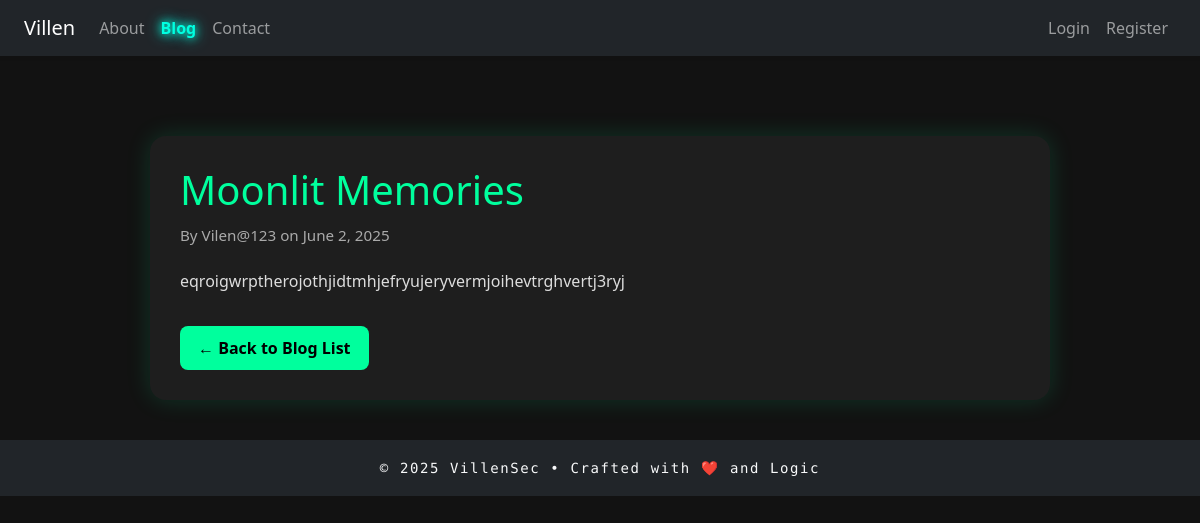
The app's page /blog/Hello/ with its own data.
### core/models.py (models this page shows, shortened)
class BlogPost(models.Model):
    title = models.CharField(max_length=200)
    slug = models.SlugField(max_length=200, unique=True, blank=True)
    content = CKEditor5Field('Content', config_name='default')
    image_url = models.URLField(max_length=500, blank=True, null=True)
    author = models.ForeignKey(
        settings.AUTH_USER_MODEL,
        on_delete=models.CASCADE,
        related_name='blog_posts'
    )
    created_at = models.DateTimeField(auto_now_add=True)
    updated_at = models.DateTimeField(auto_now=True)

### core/views.py (the view)
# urls.py: path('blog/<slug:slug>/', views.blog_detail, name='blog_detail'),
def blog_detail(request, slug):
    post = get_object_or_404(BlogPost, slug=slug)
    return render(request, 'core/blog_detail.html', {'post': post})

### core/templates/core/blog_detail.html (shortened to what this page needs)
{% extends 'core/base.html' %}
{% block content %}
<div class="blog-detail-container">
    <h1 class="blog-title">{{ post.title }}</h1>
    <p class="blog-meta">By {{ post.author.username }} on {{ post.created_at|date:"F j, Y" }}</p>
    <div class="blog-content">
        {{ post.content|safe }}
    </div>
    <a href="{% url 'core:blog_list' %}" class="back-btn">← Back to Blog List</a>
</div>
{% endblock %}

### static/css/style.css (style rules this page uses)
a, a:hover, a:focus { color: #08fdd8; text-decoration: none; transition: color 0.3s ease; }

### core/templates/core/blog_detail.html (style rules this page uses)
body { background-color: #121212; color: #f5f5f5; font-family: 'Segoe UI', Tahoma, Geneva, Verdana, sans-serif; }
.blog-detail-container { max-width: 900px; margin: 40px auto; padding: 30px; background-color: #1e1e1e; border-radius: 16px; box-shadow: 0 0 25px rgba(0, 255, 157, 0.15); animation: fadeInSlide 0.8s ease; }
.blog-title { color: #00ff9d; font-size: 2.5rem; margin-bottom: 10px; }
.blog-meta { font-size: 0.95rem; color: #aaa; margin-bottom: 20px; }
.blog-content { line-height: 1.8; color: #ddd; }
.back-btn { display: inline-block; margin-top: 30px; padding: 10px 18px; background-color: #00ff9d; color: #000; border-radius: 8px; text-decoration: none; font-weight: bold; transition: background-color 0.3s ease; }

### records on screen
BlogPost: title "Moonlit Memories", author.username "Vilen@123", created_at "June 2, 2025", content "eqroigwrptherojothjidtmhjefryujeryvermjoihevtrghvertj3ryj"
